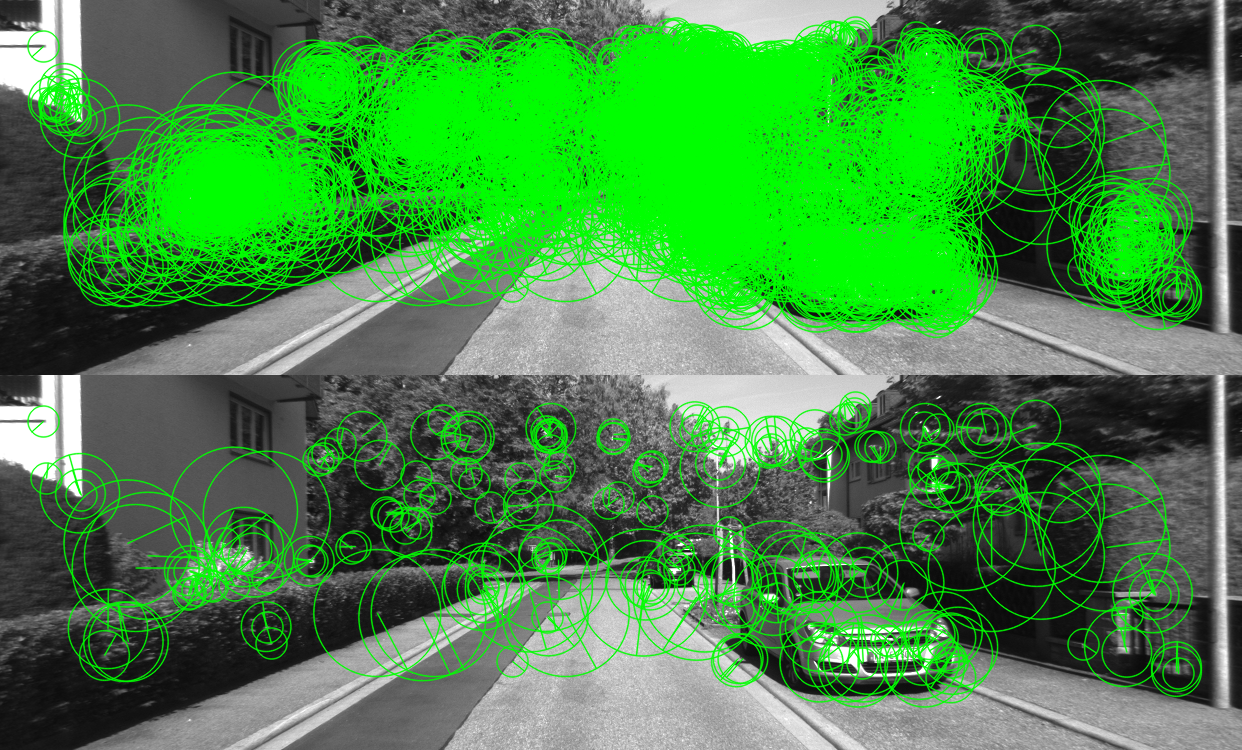
#> input picture Keypoint_clustering.png, 1242 x 750 px, given in place of 000000.png, which was not available
$ python detectors.py
#> lines starting #> are read from the running program, lines starting #| are printed output that depends on the picture; after the words box and inside, x2 and y2 are one past the last pixel; in counts of white or black regions, pixels touching at a corner belong together; pictures that were not available may be replaced by others from this repository, and a replacement may not be noted
### utils.py
import os
import cv2
import numpy as np

def load_stereo_pair(current_step, input_path):
#> called with current_step = 0, input_path = 'sequences/05/'
    left_image = cv2.imread(os.path.join(input_path, "image_0", f"{current_step:06d}.png"), cv2.IMREAD_GRAYSCALE)
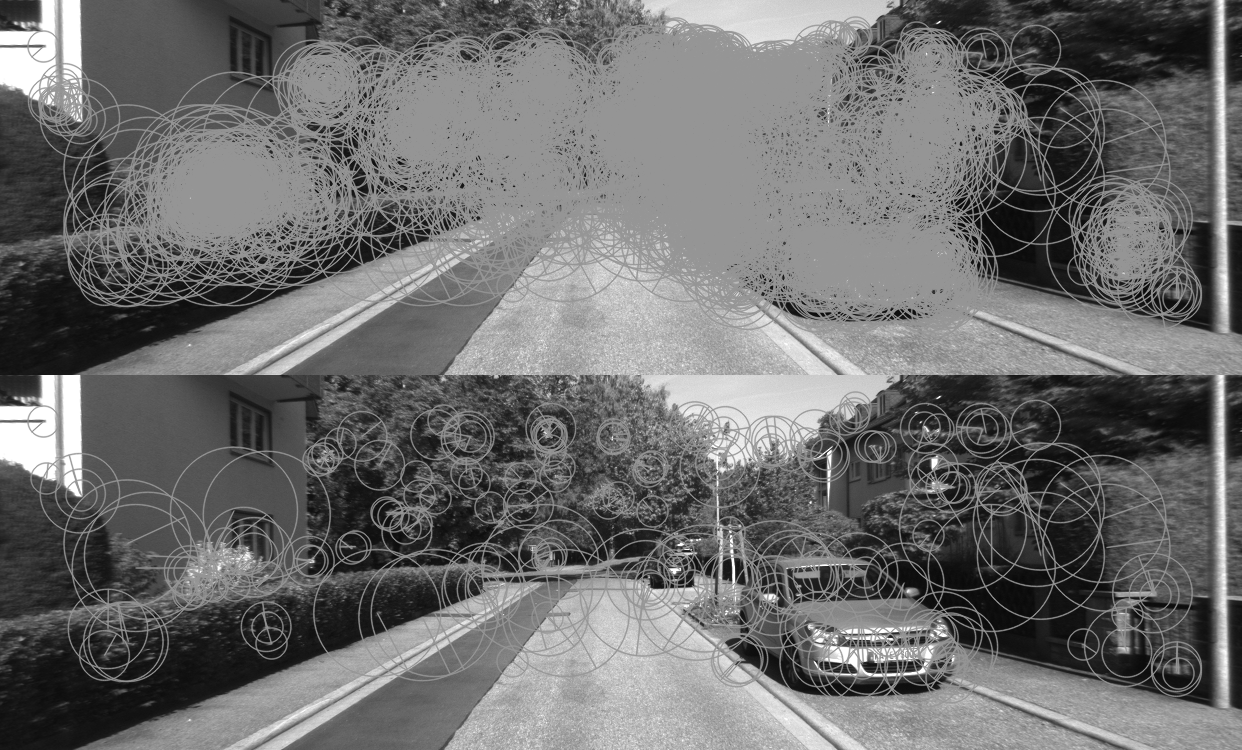
#> left_image: shape (750, 1242); min 9, max 255, mean 109.5
    right_image = cv2.imread(os.path.join(input_path, "image_1", f"{current_step:06d}.png"), cv2.IMREAD_GRAYSCALE)
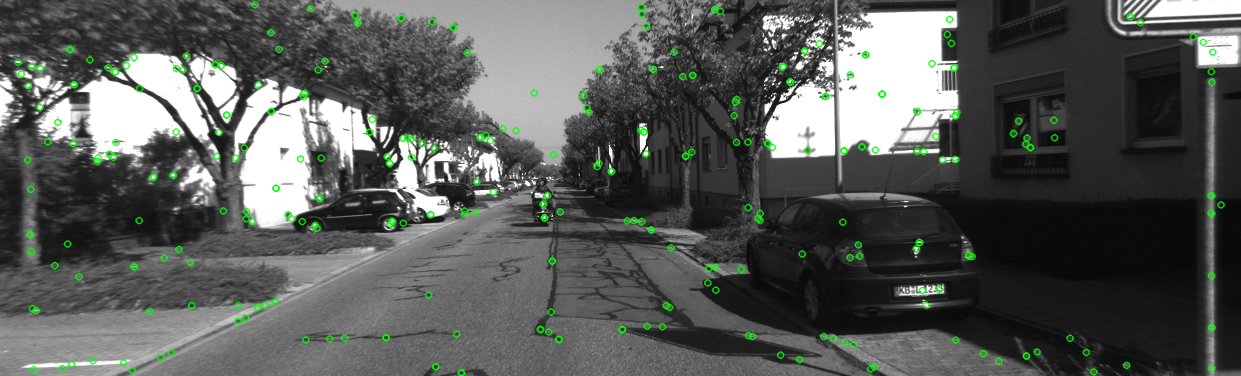
#> input picture left_keypoints.png, 1241 x 376 px, given in place of 000000.png, which was not available
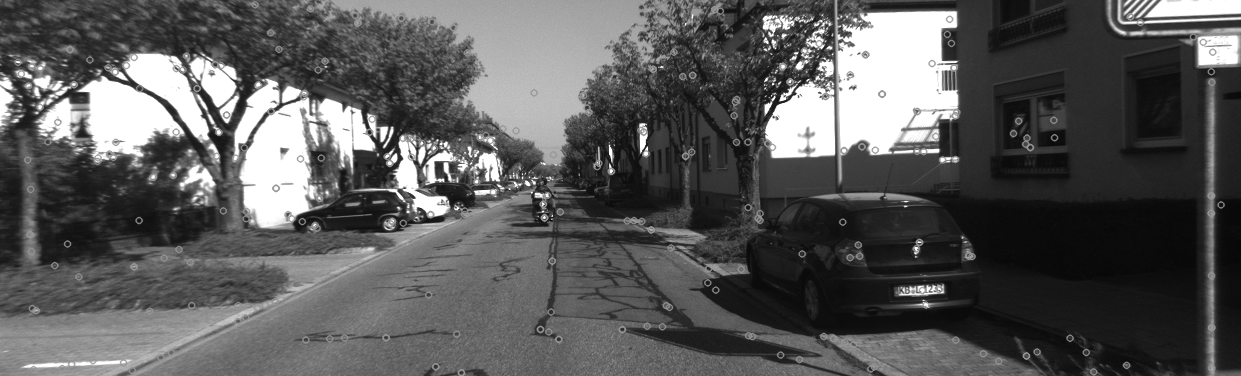
#> right_image: shape (376, 1241); min 6, max 255, mean 89.4

    return left_image, right_image

# [28 lines left out: functions save_transformation_matrix, rotationMatrixToEulerAngles, not called in this run]


### detectors.py
import os
import cv2
import numpy as np
from glob import glob

from utils import *
from filter import *

if __name__ == "__main__":
    nfeatures = 2000
    scale = 1.6
    nlevels = 8

    orb = cv2.ORB_create(nfeatures=nfeatures)
    sift = cv2.SIFT_create(nfeatures=nfeatures)

    sequences = [0, 1, 2, 3, 4, 5, 6, 7, 8, 9, 10]
    # sequences = [0]
    for _ in range(0,5):
        sequence = np.random.choice(sequences)
        sequence_length = len(glob(os.path.join(os.path.dirname(__file__) + f"/sequences/{sequence:02d}/", "image_0", "*.png")))
        image = np.random.randint(0, sequence_length)

        print(f"Processing sequence {sequence:02d}, image {image:06d}")

        input_folder = os.path.dirname(__file__) + f"/sequences/{sequence:02d}/"
        output_folder = os.path.dirname(__file__) + f"/keypoints/"
        os.makedirs(output_folder, exist_ok=True)

        left_img , _ = load_stereo_pair(image, input_folder)
        left_kp_orb, left_des_orb = orb.detectAndCompute(left_img, None)
#> left_kp_orb = 2000 keypoints; strongest (x, y, size): (863, 663, 31), (866, 660, 31), (863, 664, 37.2), (77, 377, 64.3)
        left_kp_sift, left_des_sift = sift.detectAndCompute(left_img, None)
#> left_kp_sift = 2002 keypoints; strongest (x, y, size): (891, 639, 2), (934, 463, 6.1), (47, 381, 10.3), (681, 544, 2.7)
        print(f"Detected {len(left_kp_sift)} SIFT keypoints in the left image.")
#| Detected 2002 SIFT keypoints in the left image.
        print(f"Detected {len(left_kp_orb)} ORB keypoints in the left image.")
#| Detected 2000 ORB keypoints in the left image.
        # Draw keypoints on the image
        sift_kp = cv2.drawKeypoints(left_img, left_kp_sift, None, color=(0,255,0), flags=cv2.DRAW_MATCHES_FLAGS_DRAW_RICH_KEYPOINTS)
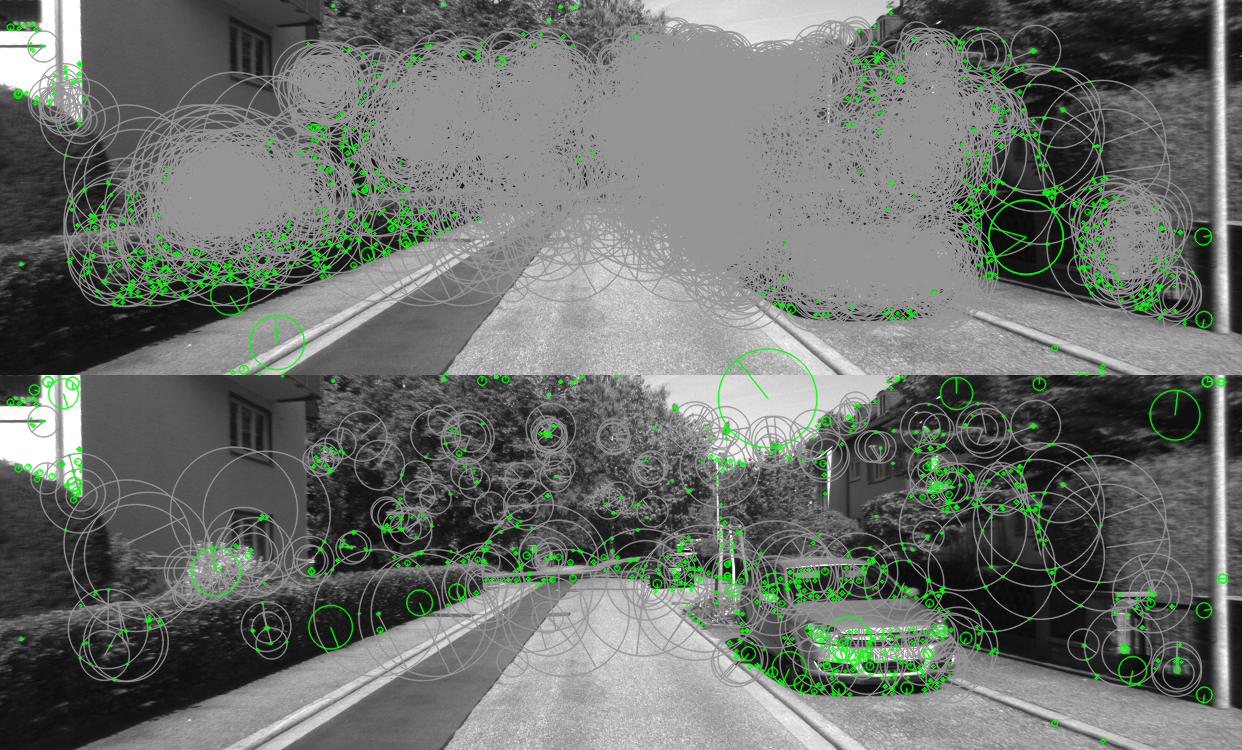
#> sift_kp: shape (750, 1242, 3); mean of channels 0, 1, 2 107.5, 113.1, 107.5; drawn as B, G, R
        orb_kp = cv2.drawKeypoints(left_img, left_kp_orb, None, color=(0,255,0), flags=cv2.DRAW_MATCHES_FLAGS_DRAW_RICH_KEYPOINTS)
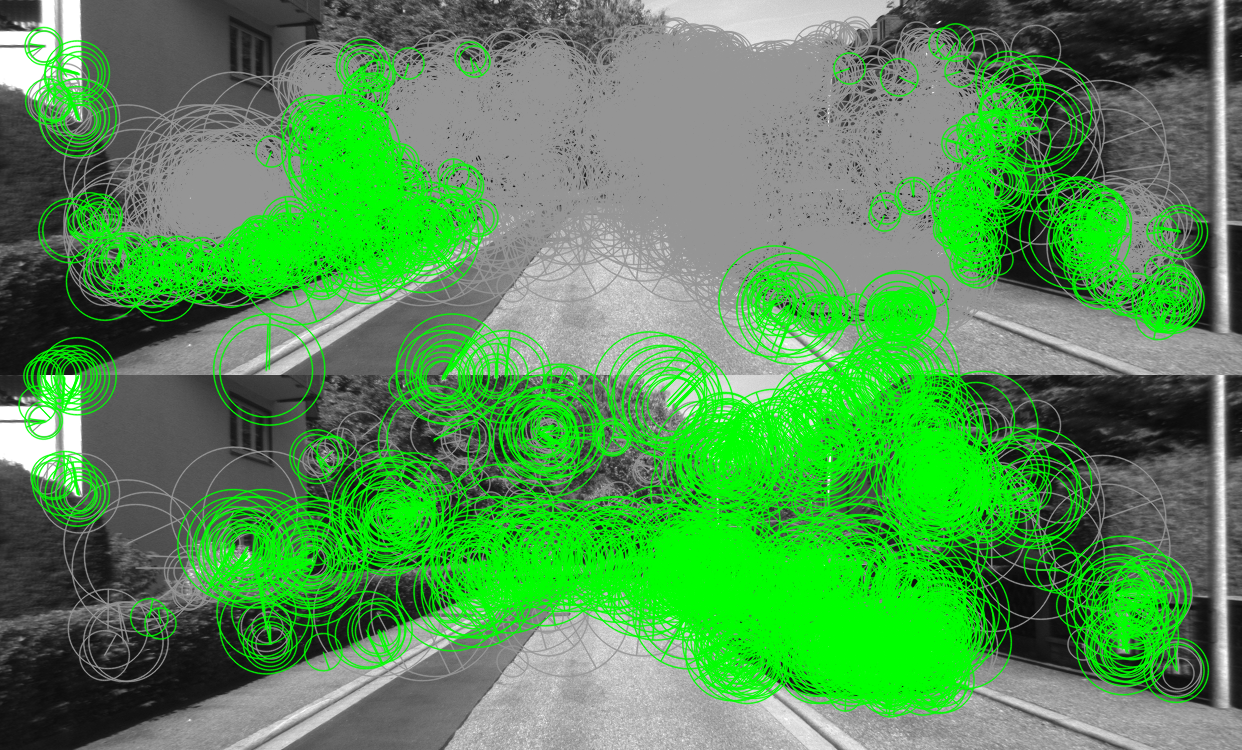
#> orb_kp: shape (750, 1242, 3); mean of channels 0, 1, 2 83.4, 146.7, 83.4; drawn as B, G, R

        kp_img = np.vstack((sift_kp, orb_kp))
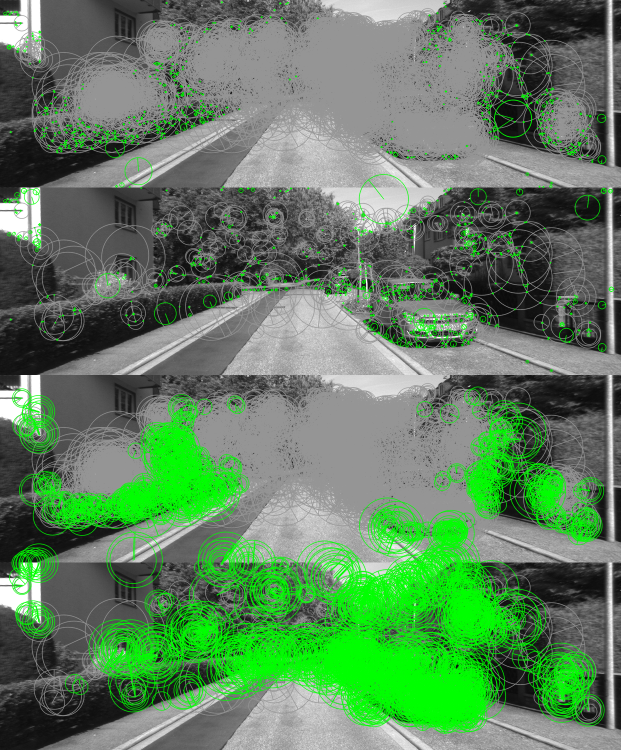
#> kp_img: shape (1500, 1242, 3) (shown at 1/2 size); mean of channels 0, 1, 2 95.4, 129.9, 95.4; drawn as B, G, R

        # Add title to each side
        cv2.putText(kp_img, 'SIFT', (50, 30), cv2.FONT_HERSHEY_SIMPLEX, 1, (255, 255, 255), 2)
#> kp_img: shape (1500, 1242, 3); 0.02% of pixels changed, all inside (x1, y1, x2, y2) = (53, 8, 113, 32)
        cv2.putText(kp_img, 'ORB', (50, sift_kp.shape[0] + 30), cv2.FONT_HERSHEY_SIMPLEX, 1, (255, 255, 255), 2)
#> kp_img: shape (1500, 1242, 3); mean of channels 0, 1, 2 95.5, 130, 95.5
#> (the run stopped early here; a loop or call above may not have finished)
